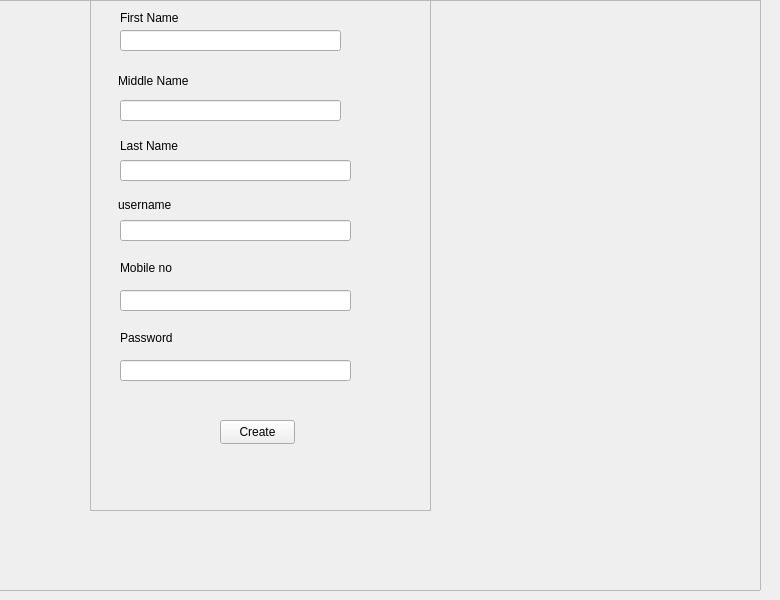
      <widget class="QWidget" name="page_3">
       <widget class="QFrame" name="outerFrame_1">
        <property name="geometry">
         <rect>
          <x>-10</x>
          <y>0</y>
          <width>771</width>
          <height>591</height>
         </rect>
        </property>
        <property name="styleSheet">
         <string notr="true">#outerFrame_2 {
    background-image: url(:/background/frame.png);
}</string>
        </property>
        <property name="frameShape">
         <enum>QFrame::StyledPanel</enum>
        </property>
        <property name="frameShadow">
         <enum>QFrame::Raised</enum>
        </property>
        <widget class="QFrame" name="innerFrame_1">
         <property name="geometry">
          <rect>
           <x>100</x>
           <y>0</y>
           <width>341</width>
           <height>511</height>
          </rect>
         </property>
         <property name="styleSheet">
          <string notr="true"/>
         </property>
         <property name="frameShape">
          <enum>QFrame::StyledPanel</enum>
         </property>
         <property name="frameShadow">
          <enum>QFrame::Raised</enum>
         </property>
         <widget class="QLineEdit" name="lineEdit_4">
          <property name="geometry">
           <rect>
            <x>30</x>
            <y>30</y>
            <width>221</width>
            <height>21</height>
           </rect>
          </property>
         </widget>
         <widget class="QLineEdit" name="lineEdit_3">
          <property name="geometry">
           <rect>
            <x>30</x>
            <y>100</y>
            <width>221</width>
            <height>21</height>
           </rect>
          </property>
         </widget>
         <widget class="QLineEdit" name="lineEdit_5">
          <property name="geometry">
           <rect>
            <x>30</x>
            <y>160</y>
            <width>231</width>
            <height>21</height>
           </rect>
          </property>
         </widget>
         <widget class="QLineEdit" name="lineEdit_6">
          <property name="geometry">
           <rect>
            <x>30</x>
            <y>220</y>
            <width>231</width>
            <height>21</height>
           </rect>
          </property>
         </widget>
         <widget class="QLineEdit" name="lineEdit_7">
          <property name="geometry">
           <rect>
            <x>30</x>
            <y>290</y>
            <width>231</width>
            <height>21</height>
           </rect>
          </property>
         </widget>
         <widget class="QLabel" name="label_3">
          <property name="geometry">
           <rect>
            <x>30</x>
            <y>10</y>
            <width>61</width>
            <height>16</height>
           </rect>
          </property>
          <property name="text">
           <string>First Name</string>
          </property>
         </widget>
         <widget class="QLabel" name="label_5">
          <property name="geometry">
           <rect>
            <x>28</x>
            <y>70</y>
            <width>81</width>
            <height>21</height>
           </rect>
          </property>
          <property name="text">
           <string>Middle Name</string>
          </property>
         </widget>
         <widget class="QLabel" name="label_6">
          <property name="geometry">
           <rect>
            <x>30</x>
            <y>135</y>
            <width>71</width>
            <height>21</height>
           </rect>
          </property>
          <property name="text">
           <string>Last Name</string>
          </property>
         </widget>
         <widget class="QLabel" name="label_7">
          <property name="geometry">
           <rect>
            <x>28</x>
            <y>195</y>
            <width>61</width>
            <height>20</height>
           </rect>
          </property>
          <property name="text">
           <string>username</string>
          </property>
         </widget>
         <widget class="QLabel" name="label_8">
          <property name="geometry">
           <rect>
            <x>30</x>
            <y>260</y>
            <width>71</width>
            <height>16</height>
           </rect>
          </property>
          <property name="text">
           <string>Mobile no</string>
          </property>
         </widget>
         <widget class="QLabel" name="label_9">
          <property name="geometry">
           <rect>
            <x>30</x>
            <y>330</y>
            <width>71</width>
            <height>16</height>
           </rect>
          </property>
          <property name="text">
           <string>Password</string>
          </property>
         </widget>
         <widget class="QLineEdit" name="lineEdit_8">
          <property name="geometry">
           <rect>
            <x>30</x>
            <y>360</y>
            <width>231</width>
            <height>21</height>
           </rect>
          </property>
         </widget>
         <widget class="QPushButton" name="pushButtoncreate">
          <property name="geometry">
           <rect>
            <x>130</x>
            <y>420</y>
            <width>75</width>
            <height>24</height>
           </rect>
          </property>
          <property name="text">
           <string>Create</string>
          </property>
         </widget>
        </widget>
       </widget>
      </widget>
